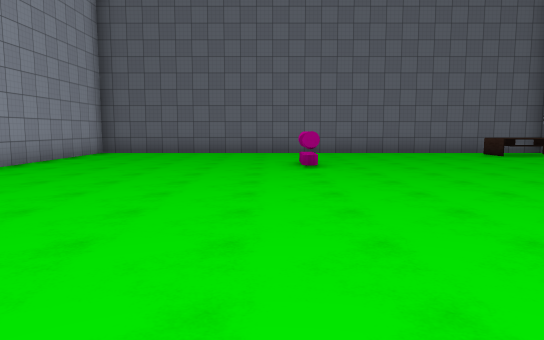
view 1 (above)

16 first-person views from a walk through a scene from a Unity 3-D project. The camera is 1.5 m above the floor, tilts 6° down and sees 70° across. The floor is counted in squares, 2 m on a side. Each view is taken from the middle of a square. On the plan, view 1 faces up. The plan holds only what a view shows up to about 12 squares ahead; the rest is blank. The place goes on beyond the plan. The player character is not drawn. Some surface patterns are stand-ins.

view 2
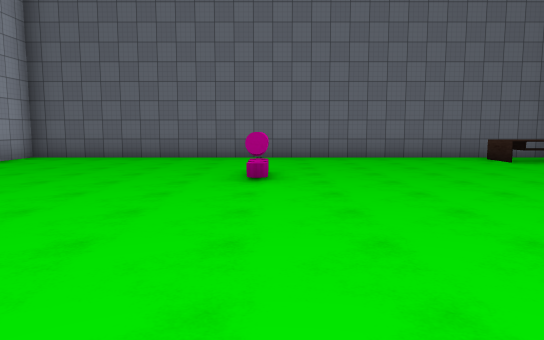

view 3
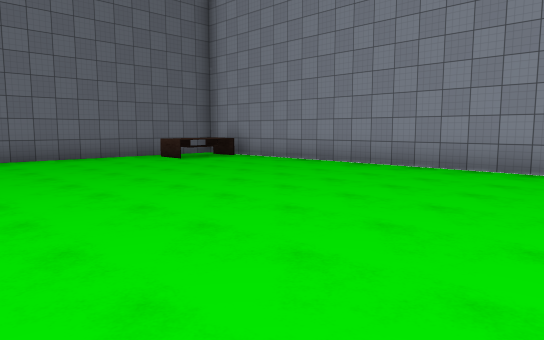

view 4
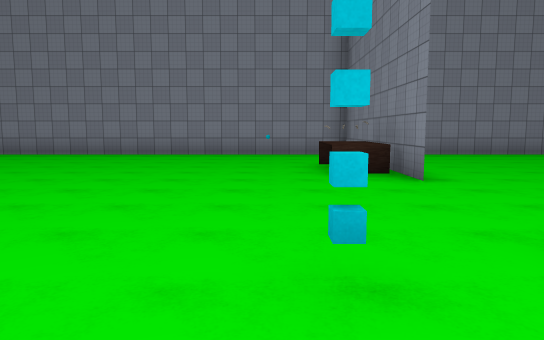

view 5
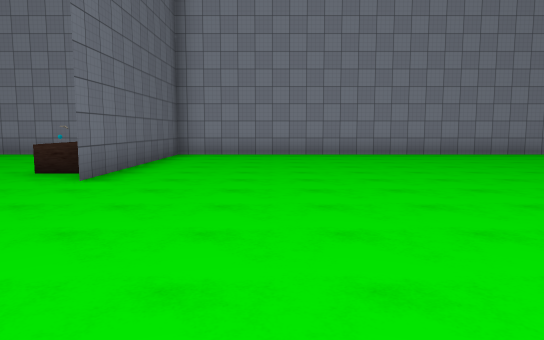

view 6
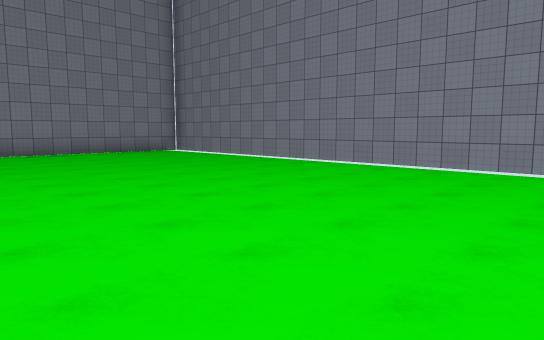

view 7
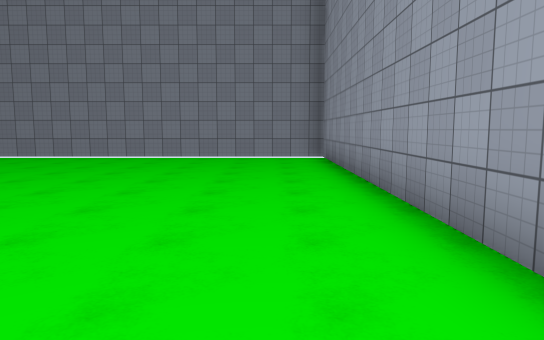

view 8
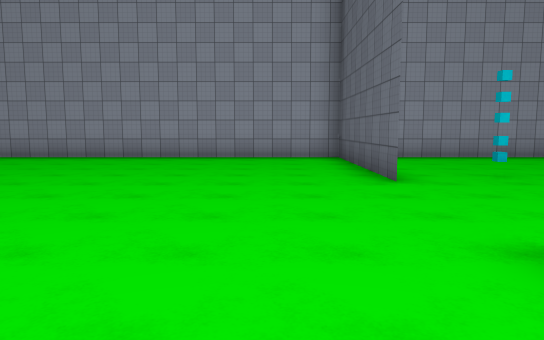

view 9
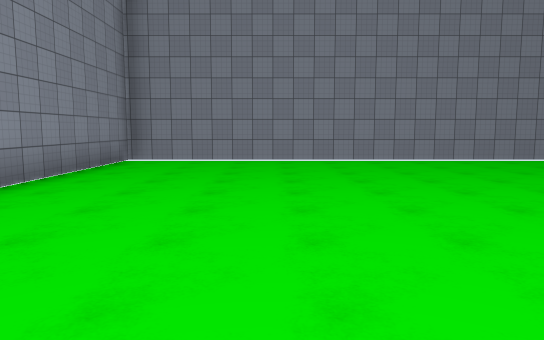

view 10
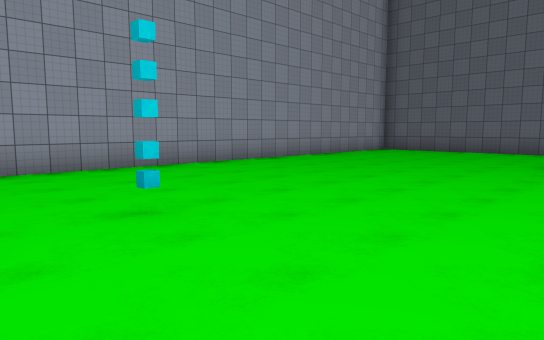

view 11
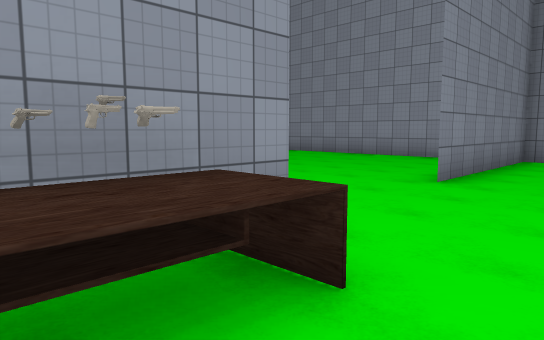

view 12
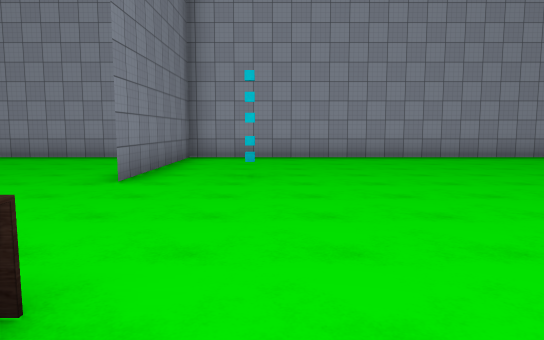

view 13
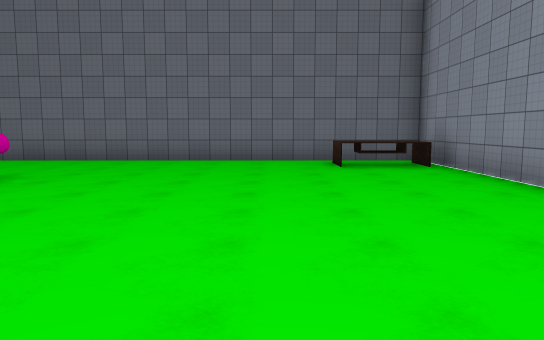

view 14
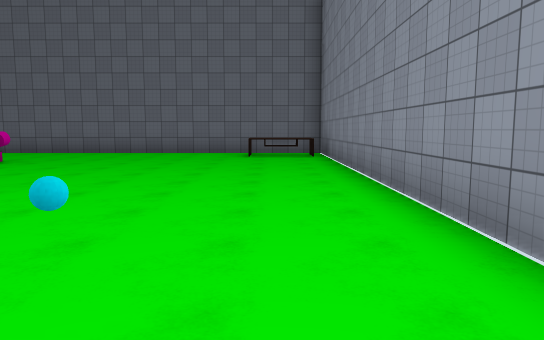

view 15
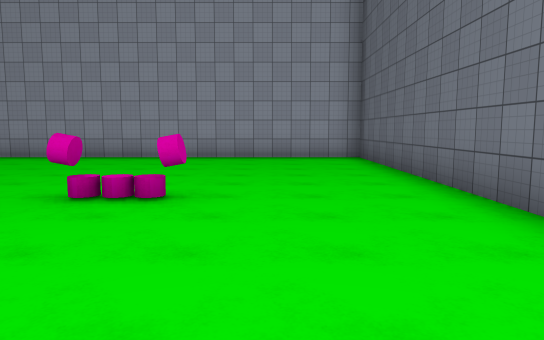

view 16
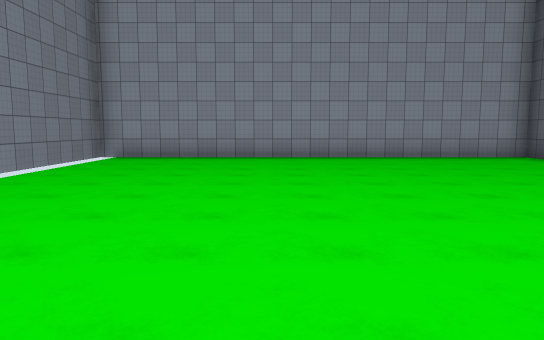

### Floor plan
Points are (right, up) in squares from view 1. A wall is a line through its corners. A room is listed if a view was taken in it or the views show most of it. See-through windows are left out.
Room 1 (views 1, 2, 3, 4, 5, 6, 7, 8, 9, 10, 11, 12, 13, 14, 15, 16)
walls: (3.5, -1.2) (2.5, -1.2) (3.6, -1.2); (-0.5, -1.2) (-5.5, -1.2) (-0.5, -1.2); (5.4, -1.2) (8.5, -1.2) (5.4, -1.2); (8.5, 12.3) (-5.4, 12.3) (-5.4, -12.6) (8.5, -12.6) (8.5, 12.3)
objects: other object (-1, 1); pink cylinder (1, 8); pink cylinder (1, 9); pistol (4, -1); pistol (4, 0); pistol (5, -1); table (5, 0); cyan ball (6, 1); table (7, 11) to (8, 11)

Where each view was taken, in squares from view 1:
view 1: 0 up, 0 right, facing up
view 2: 2 up, 1 right, facing up
view 3: 2 up, 1 right, facing up-right
view 4: 1 up, 3 left, facing right
view 5: 4 down, 3 left, facing right
view 6: 5 down, 4 left, facing down-right
view 7: 2 down, 4 left, facing down
view 8: 3 down, 5 right, facing left
view 9: 3 down, 5 right, facing down
view 10: 1 down, 2 right, facing up-left
view 11: 1 up, 5 right, facing down-left
view 12: 1 up, 5 right, facing left
view 13: 3 up, 5 right, facing up
view 14: 0 up, 7 right, facing up
view 15: 10 up, 5 right, facing left
view 16: 8 down, 5 right, facing left
